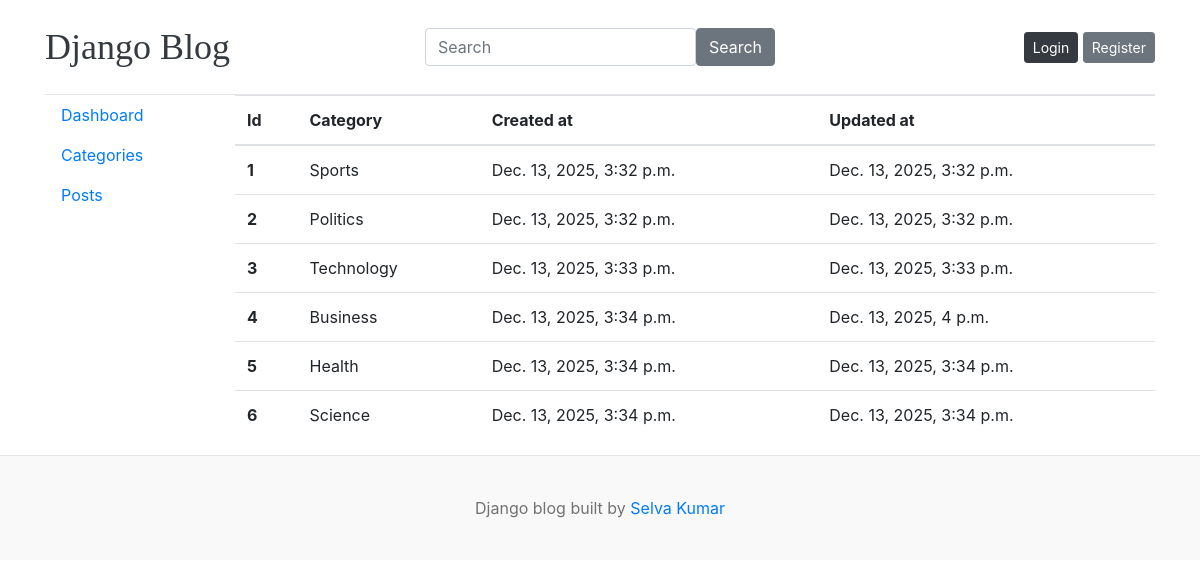
Screenshot of /dashboard/category_view/ with the database file from the repository.
### blog/models.py (models this page shows, shortened)
class Category(models.Model):
    category = models.CharField(max_length=100,unique=True)
    created_at = models.DateTimeField(auto_now_add=True)
    updated_at = models.DateTimeField(auto_now=True)
    class Meta:
        verbose_name="Categories"

### dashboard/views.py (the view)
# urls.py: path('category_view/', category_view, name='category_view'),
def category_view(request):
    return render(request, 'dashboard/category_view.html')

### blog/context_processors.py (called while the page is built)
def get_categories(request):
    categories = Category.objects.all()
    return dict(categories=categories)

def get_social_media(request):
    social_media = Social_media.objects.all()
    return dict(social_media=social_media)

### templates/dashboard/category_view.html
{% extends 'base.html' %}
{% block content %}
<div class="row flex">
{% include 'dashboard/vertical_nav.html' %}
<div class="col-12 col-md-10">
{% if perms.auth.view_user %}
<dir class="d-flex justify-content-end">
<button type="submit" class="btn btn-sm btn-primary "><a href="{% url 'category_add' %}" class="text-white">add</a></button>
</dir>
<table class="table">
  <thead>
    <tr>
      <th scope="col">Id</th>
      <th scope="col">Category</th>
      <th scope="col">Created at</th>
      <th scope="col">Updated at</th>
      <th scope="col">Action</th>
    </tr>
  </thead>
  <tbody>
    {% for item in categories %}
    <tr>
      <th scope="row">{{item.id}}</th>
      <td>{{item.category}}</td>
      <td>{{item.created_at}}</td>
      <td>{{item.updated_at}}</td>
      <td><a href="{% url 'category_edit' item.id %}">Edit</a> | <a href="{% url 'category_delete' item.id %}">Delete</a></td>
    </tr>
    {% endfor %}
  </tbody>
</table>
{% else %}
<table class="table">
  <thead>
    <tr>
      <th scope="col">Id</th>
      <th scope="col">Category</th>
      <th scope="col">Created at</th>
      <th scope="col">Updated at</th>
    </tr>
  </thead>
  <tbody>
    {% for item in categories %}
    <tr>
      <th scope="row">{{item.id}}</th>
      <td>{{item.category}}</td>
      <td>{{item.created_at}}</td>
      <td>{{item.updated_at}}</td>
    </tr>
    {% endfor %}
  </tbody>
</table>
{% endif %}
</div>
</div>
{% endblock %}

### rows the page displays
Category: id "1", category "Sports", created_at "Dec. 13, 2025, 3:32 p.m.", updated_at "Dec. 13, 2025, 3:32 p.m."
Category: id "2", category "Politics", created_at "Dec. 13, 2025, 3:32 p.m.", updated_at "Dec. 13, 2025, 3:32 p.m."
Category: id "3", category "Technology", created_at "Dec. 13, 2025, 3:33 p.m.", updated_at "Dec. 13, 2025, 3:33 p.m."
Category: id "4", category "Business", created_at "Dec. 13, 2025, 3:34 p.m.", updated_at "Dec. 13, 2025, 4 p.m."
Category: id "5", category "Health", created_at "Dec. 13, 2025, 3:34 p.m.", updated_at "Dec. 13, 2025, 3:34 p.m."
Category: id "6", category "Science", created_at "Dec. 13, 2025, 3:34 p.m.", updated_at "Dec. 13, 2025, 3:34 p.m."
